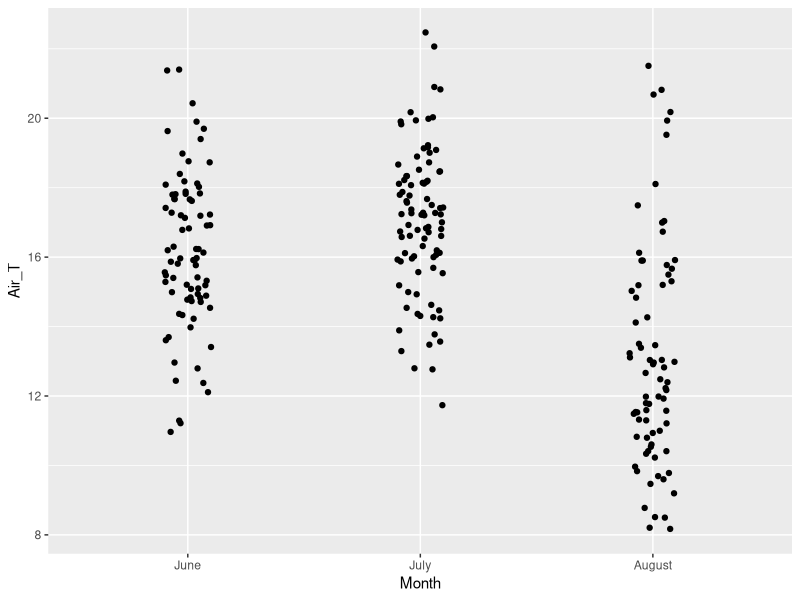
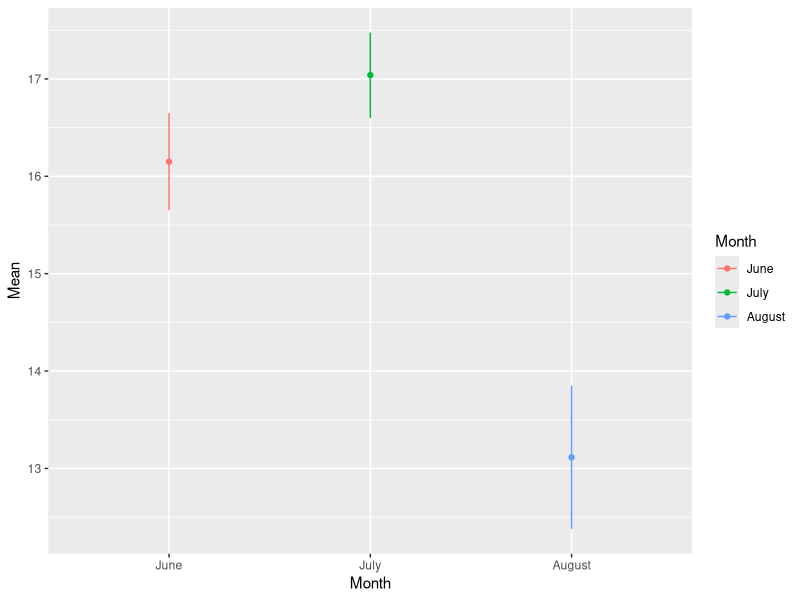
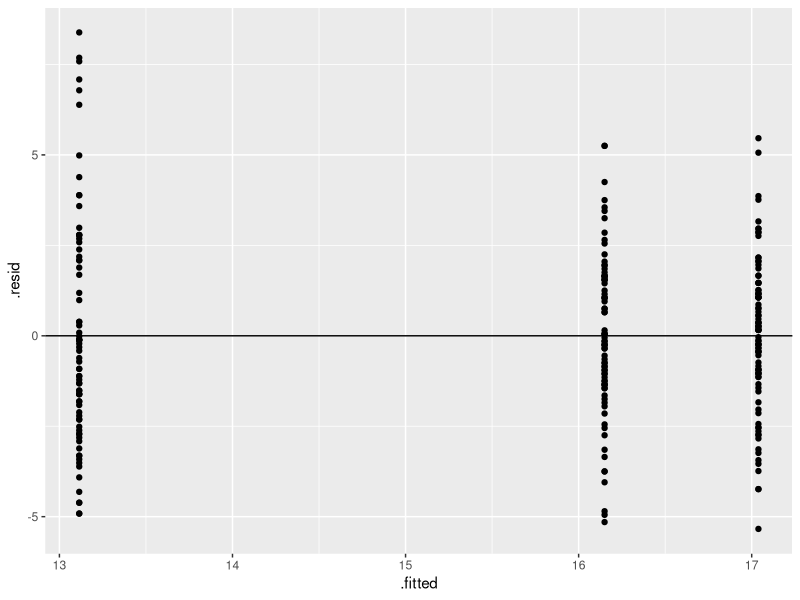
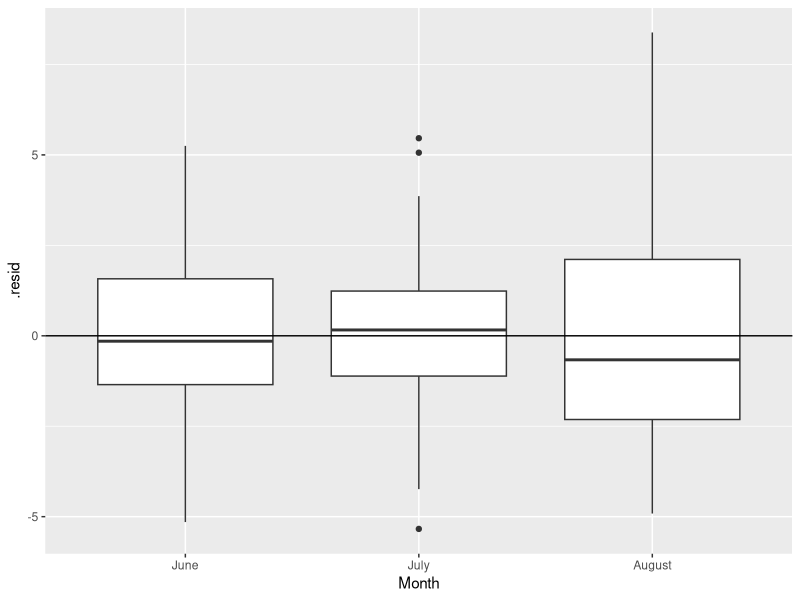
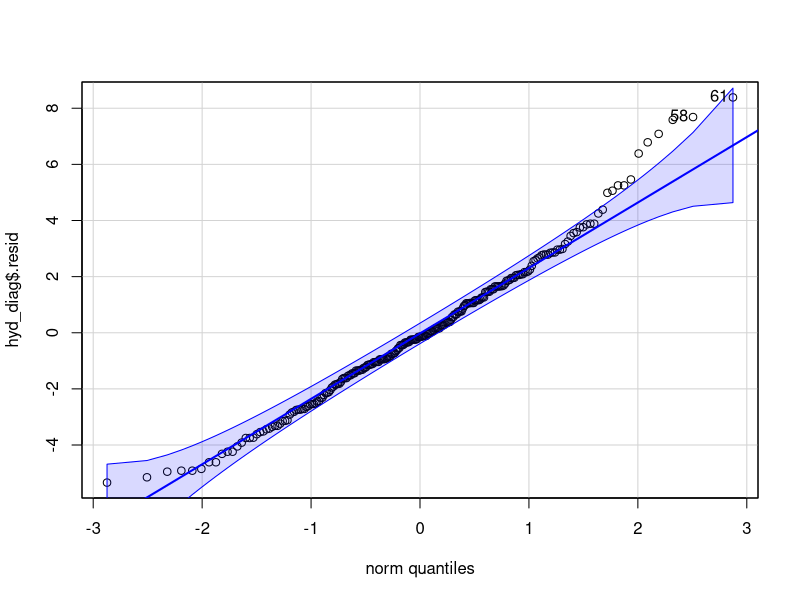
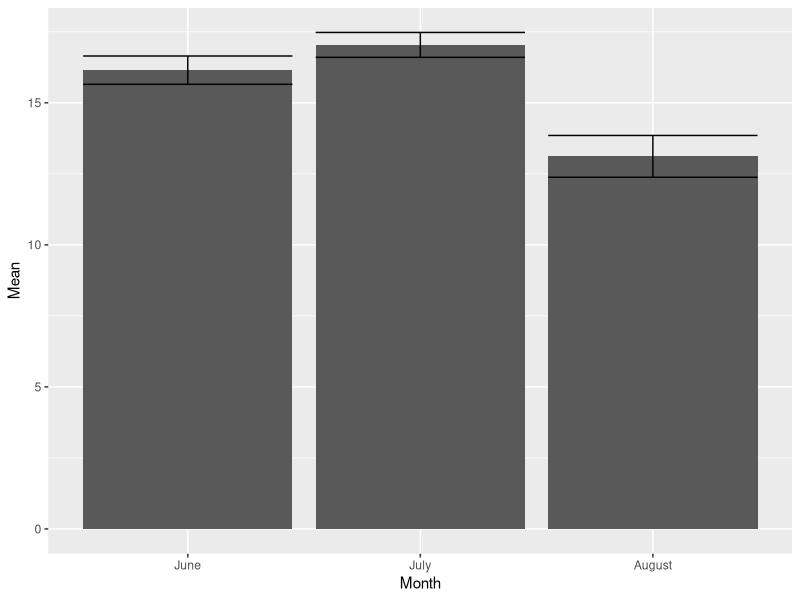

Write R code to recreate these figures, in order.
getwd()
setwd("C:/Mat_Met_Biology")

library(dplyr)
library(ggplot2)

install.packages("writexl")
library(writexl)
install.packages("readxl")
library(readxl)

hydro <-read_excel("data/hydrology_2022.xls", na = "NA")

str(hydro)

hydro$Month <- factor(hydro$Month)

hydro$Air_T <- as.numeric(hydro$Air_T)

str(hydro)

hydro %>%
  filter(!is.na(Air_T)) ->hyd_1


table(hyd_1$Month)

levels(hydro$Month)

hyd_1 %>%
  mutate(Month2 = case_when(Month == 1 ~ "June",
                             Month == 2 ~ "July",
                             Month == 3 ~ "August"
                             )
  ) -> hyd_1

hyd_1$Month <- hyd_1$Month2

hydro %>%
  filter(!is.na(Air_T)) -> hyd_1

hyd_1$Air_T

hyd_1$Month <- factor(hyd_1$Month, labels = c("June", "July", "August"))

ggplot(data = hyd_1, mapping = aes(x = Month, y = Air_T)) +
  geom_point(position = position_jitter(width = 0.1))

hyd_1 %>%
  group_by(Month) %>%
  summarise(Mean = mean(Air_T), sample_n = n(), SE = sd(Air_T)/sqrt(sample_n), t_kr = qt(p = c(0.975), df = (sample_n - 1)), CI_low = Mean - t_kr*SE, CI_up = Mean + t_kr*SE) %>%
  ggplot(aes(x = Month, y = Mean, color = Month)) +
  geom_point() +
  geom_errorbar(aes(ymin = CI_low, ymax = CI_up), width = 0)

nrow(hyd_1)

model_hyd <- aov(formula = (Air_T) ~ Month, data = hyd_1)


summary(model_hyd)

residuals(model_hyd)

library(ggplot2)

hyd_diag <- fortify(model_hyd)

ggplot(hyd_diag, aes(x = .fitted, y = .resid)) +
  geom_point() +
  geom_hline(yintercept = 0)

ggplot(data = hyd_diag, aes(x = Month, y = .resid)) + geom_boxplot() + geom_hline(yintercept = 0)

library(car)
qqPlot(hyd_diag$.resid)
# qqPlot(x = residuals(model_hyd))

## Проверка по тесту Тьюки
TukeyHSD(model_hyd)

## p (july-june) > 0.05 !!, p (august-june) < 0.05, p (august-july) < 0.05

hyd_1 %>%
  group_by(Month) %>%
  summarise(Mean = mean(Air_T), sample_n = n(), SE = sd(Air_T)/sqrt(sample_n), t_kr = qt(p = c(0.975), df = (sample_n - 1)), CI_low = Mean - t_kr*SE, CI_up = Mean + t_kr*SE) %>%
  ggplot(aes(x = Month, y = Mean)) +
  geom_col() +
  geom_errorbar(aes(ymin = CI_low, ymax = CI_up))

